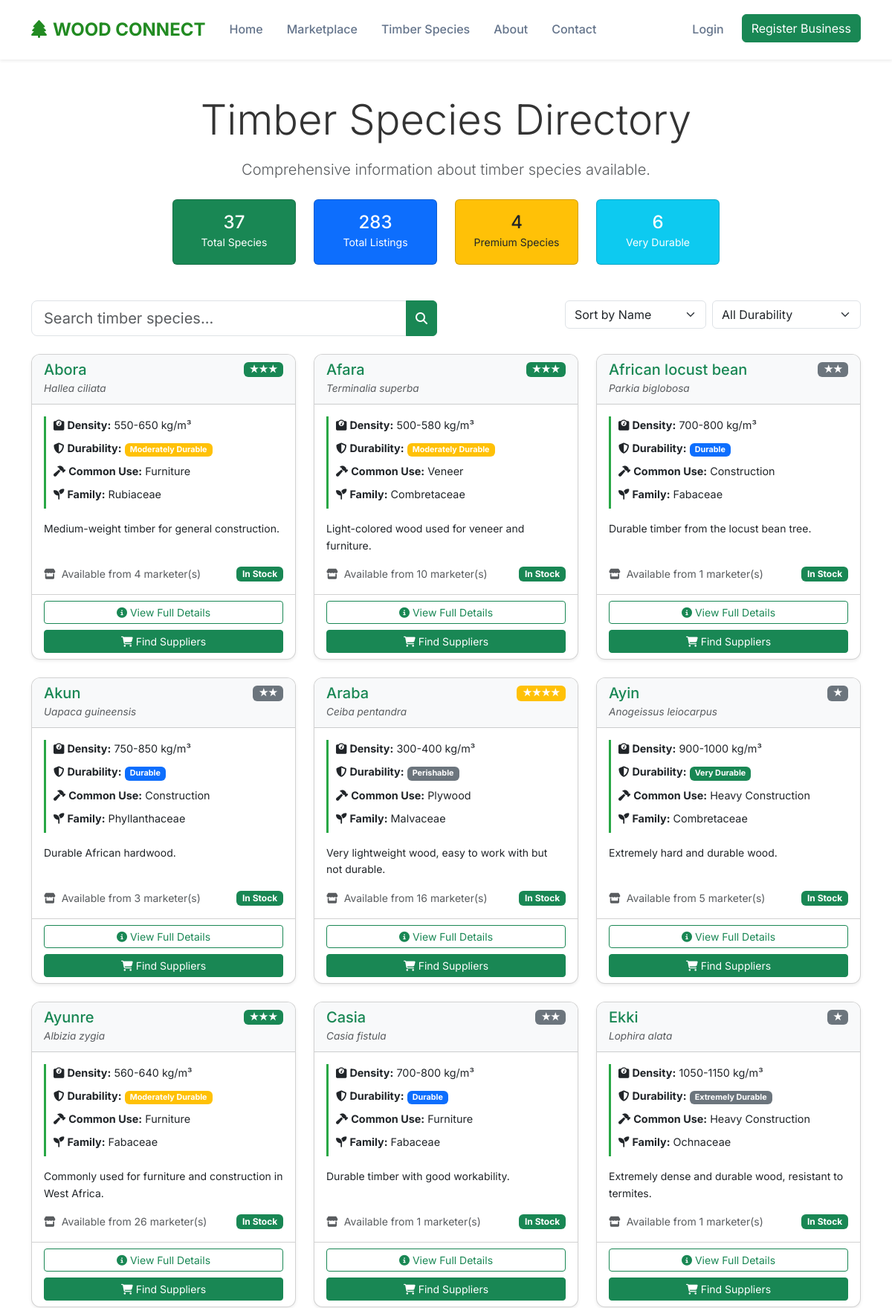
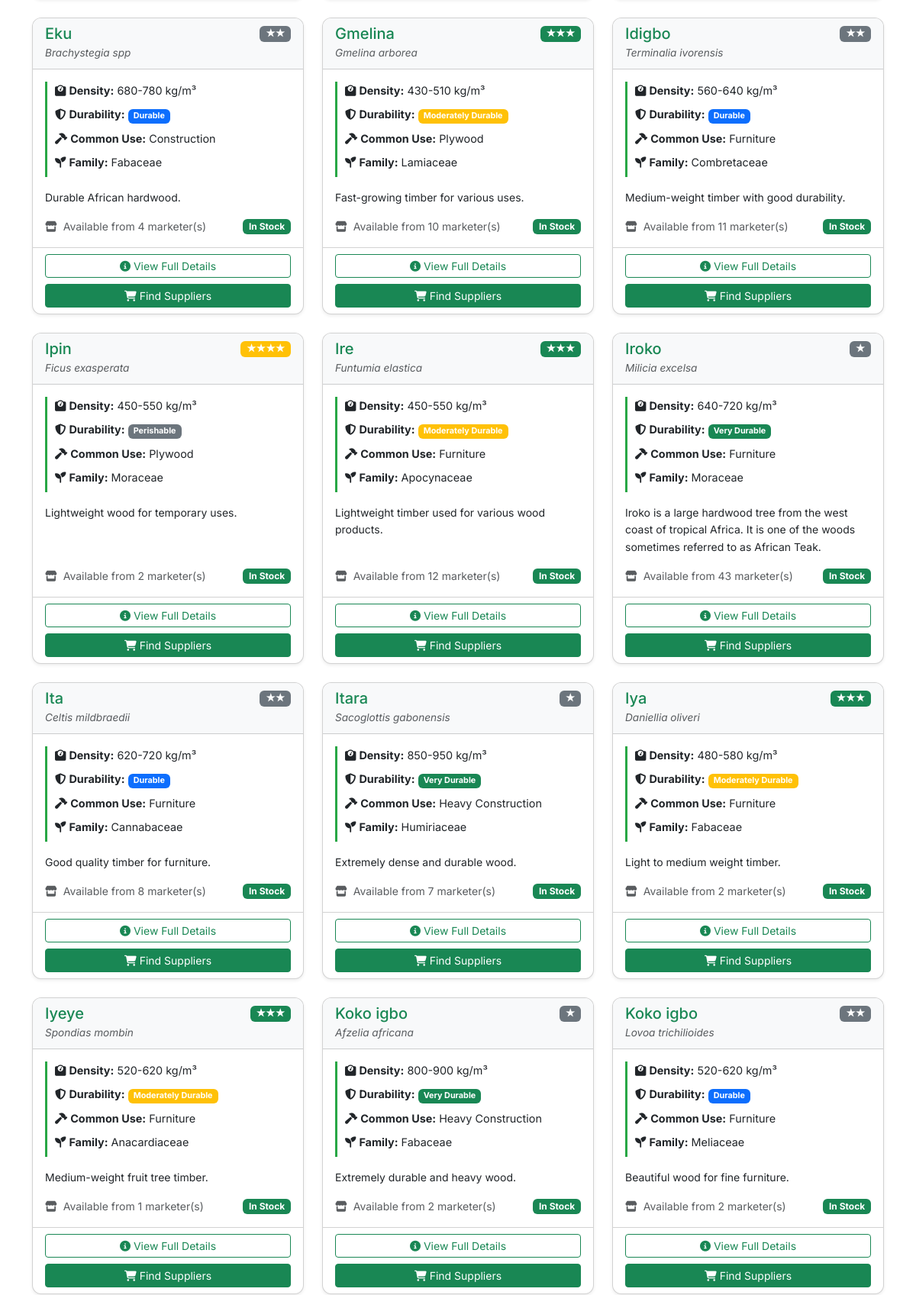
The page /species/directory.php (upper part) on the database its author committed (2 pictures, top to bottom).
### tables this page shows
CREATE TABLE `species` (
  `id` int(11) NOT NULL,
  `scientific_name` varchar(255) NOT NULL,
  `common_names` longtext NOT NULL CHECK (json_valid(`common_names`)),
  `family` varchar(100) DEFAULT NULL,
  `density_range` varchar(100) DEFAULT NULL,
  `durability` varchar(50) DEFAULT NULL,
  `timber_value_rank` int(11) DEFAULT 1,
  `common_uses` longtext DEFAULT NULL CHECK (json_valid(`common_uses`)),
  `description` text DEFAULT NULL,
  `image_path` varchar(500) DEFAULT NULL,
  `created_at` timestamp NOT NULL DEFAULT current_timestamp(),
  `updated_at` timestamp NOT NULL DEFAULT current_timestamp() ON UPDATE current_timestamp()
);

### includes/functions.php (called while the page is built, shortened)
<?php
function url($path = '')
{
    return BASE_URL . '/' . ltrim($path, '/');
}

### species/directory.php (the view, shortened to what this page needs)
<?php
require_once '../includes/config.php';
try {
  $species_stmt = $pdo->query("
        SELECT s.*, COUNT(i.id) as marketer_count
        FROM species s
        LEFT JOIN inventory i ON s.id = i.species_id AND i.is_available = TRUE
        GROUP BY s.id
        ORDER BY s.timber_value_rank ASC, s.scientific_name ASC
    ");
  $all_species = $species_stmt->fetchAll(PDO::FETCH_ASSOC);
} catch (PDOException $e) {
  $all_species = [];
  error_log("Species directory query error: " . $e->getMessage());
}
include '../includes/header.php';
?>
<div class="container py-5">
  <div class="row mb-5">
    <div class="col-lg-8 mx-auto text-center">
      <h1 class="display-4 mb-3">Timber Species Directory</h1>
      <p class="lead text-muted">
        Comprehensive information about timber species available.
      </p>
      <div class="row mt-4">
        <div class="col-md-3">
          <div class="card bg-success text-white">
            <div class="card-body py-3">
              <h4 class="mb-0"><?php echo count($all_species); ?></h4>
              <small>Total Species</small>
            </div>
          </div>
        </div>
        <div class="col-md-3">
          <div class="card bg-primary text-white">
            <div class="card-body py-3">
              <h4 class="mb-0"><?php echo array_sum(array_column($all_species, 'marketer_count')); ?></h4>
              <small>Total Listings</small>
            </div>
          </div>
        </div>
        <div class="col-md-3">
          <div class="card bg-warning text-dark">
            <div class="card-body py-3">
              <h4 class="mb-0"><?php echo count(array_filter($all_species, fn($s) => $s['timber_value_rank'] >= 4)); ?></h4>
              <small>Premium Species</small>
            </div>
          </div>
        </div>
        <div class="col-md-3">
          <div class="card bg-info text-white">
            <div class="card-body py-3">
              <h4 class="mb-0"><?php echo count(array_filter($all_species, fn($s) => $s['durability'] === 'Very Durable')); ?></h4>
              <small>Very Durable</small>
            </div>
          </div>
        </div>
      </div>
    </div>
  </div>
  <div class="row mb-4">
    <div class="col-lg-6">
      <div class="input-group">
        <input type="text" class="form-control form-control-lg" placeholder="Search timber species..." id="speciesSearch">
        <button class="btn btn-success" type="button">
          <i class="fas fa-search"></i>
        </button>
      </div>
    </div>
    <div class="col-lg-6">
      <div class="d-flex gap-2 justify-content-end">
        <select class="form-select" style="width: auto;" id="sortSpecies">
          <option value="name">Sort by Name</option>
        </select>
        <select class="form-select" style="width: auto;" id="filterDurability">
          <option value="">All Durability</option>
        </select>
      </div>
    </div>
  </div>
  <div class="row" id="speciesGrid">
    <?php if (empty($all_species)): ?>
      <div class="col-12">
        <div class="text-center py-5">
          <i class="fas fa-tree fa-3x text-muted mb-3"></i>
          <h4>No Species Available</h4>
          <p class="text-muted">Timber species information will be added soon.</p>
        </div>
      </div>
    <?php else: ?>
      <?php foreach ($all_species as $species):
        $common_names = json_decode($species['common_names'], true);
        $common_uses = json_decode($species['common_uses'], true);
        $primary_name = $common_names[0] ?? $species['scientific_name'];
      ?>
        <div class="col-lg-4 col-md-6 mb-4 species-item"
          data-name="<?php echo strtolower($primary_name . ' ' . $species['scientific_name']); ?>"
          data-durability="<?php echo $species['durability']; ?>"
          data-value="<?php echo $species['timber_value_rank']; ?>"
          data-availability="<?php echo $species['marketer_count']; ?>">
          <div class="card h-100 species-card shadow-sm">
            <div class="card-header bg-light">
              <div class="d-flex justify-content-between align-items-center">
                <h5 class="mb-0 text-success"><?php echo $primary_name; ?></h5>
                <span class="badge bg-<?php
                                      echo $species['timber_value_rank'] >= 4 ? 'warning' : ($species['timber_value_rank'] >= 3 ? 'success' : 'secondary');
                                      ?>">
                  <?php echo str_repeat('★', $species['timber_value_rank']); ?>
                </span>
              </div>
              <small class="text-muted scientific-name">
                <em><?php echo $species['scientific_name']; ?></em>
              </small>
            </div>
            <div class="card-body d-flex flex-column">
              <div class="species-specs mb-3">
                <div class="spec-item">
                  <strong><i class="fas fa-weight me-1"></i>Density:</strong>
                  <?php echo $species['density_range'] ?: 'Not specified'; ?>
                </div>
                <div class="spec-item">
                  <strong><i class="fas fa-shield-alt me-1"></i>Durability:</strong>
                  <span class="badge bg-<?php
                                        echo $species['durability'] === 'Very Durable' ? 'success' : ($species['durability'] === 'Durable' ? 'primary' : ($species['durability'] === 'Moderately Durable' ? 'warning' : 'secondary'));
                                        ?>">
                    <?php echo $species['durability'] ?: 'Not specified'; ?>
                  </span>
                </div>
                <?php if ($common_uses && !empty($common_uses[0])): ?>
                  <div class="spec-item">
                    <strong><i class="fas fa-hammer me-1"></i>Common Use:</strong>
                    <?php echo $common_uses[0]; ?>
                  </div>
                <?php endif; ?>
                <?php if ($species['family']): ?>
                  <div class="spec-item">
                    <strong><i class="fas fa-seedling me-1"></i>Family:</strong>
                    <?php echo $species['family']; ?>
                  </div>
                <?php endif; ?>
              </div>
              <?php if ($species['description']): ?>
                <p class="card-text small flex-grow-1"><?php echo $species['description']; ?></p>
              <?php endif; ?>
              <div class="availability-info mt-auto">
                <div class="d-flex justify-content-between align-items-center">
                  <small class="text-muted">
                    <i class="fas fa-store me-1"></i>
                    Available from <?php echo $species['marketer_count']; ?> marketer(s)
                  </small>
                  <?php if ($species['marketer_count'] > 0): ?>
                    <span class="badge bg-success">In Stock</span>
                  <?php else: ?>
                    <span class="badge bg-secondary">Out of Stock</span>
                  <?php endif; ?>
                </div>
              </div>
            </div>
            <div class="card-footer bg-transparent">
              <div class="d-grid gap-2">
                <a href="<?php echo url('species/profile.php?id=' . $species['id']); ?>" class="btn btn-outline-success btn-sm">
                  <i class="fas fa-info-circle me-1"></i>View Full Details
                </a>
                <?php if ($species['marketer_count'] > 0): ?>
                  <a href="<?php echo url('marketplace/search.php?species=' . urlencode($primary_name)); ?>" class="btn btn-success btn-sm">
                    <i class="fas fa-shopping-cart me-1"></i>Find Suppliers
                  </a>
                <?php else: ?>
                  <button class="btn btn-secondary btn-sm" disabled>
                    <i class="fas fa-clock me-1"></i>No Suppliers
                  </button>
                <?php endif; ?>
              </div>
            </div>
          </div>
        </div>
      <?php endforeach; ?>
    <?php endif; ?>
  </div>
</div>
</body>
</html>

### assets/css/style.css (style rules this page uses)
:root { --primary-green: #228B22; --earth-brown: #8B4513; --warm-amber: #D2691E; --slate-gray: #64748b; --off-white: #f8fafc; --forest-dark: #1a5e1a; }
* { margin: 0; padding: 0; box-sizing: border-box; }
body { font-family: 'Inter', sans-serif; line-height: 1.6; color: #333; background-color: #fff; }
.species-card { background: white; border-radius: 12px; overflow: hidden; box-shadow: 0 4px 6px rgba(0, 0, 0, 0.1); transition: transform 0.3s ease; height: 100%; }
.scientific-name { color: var(--slate-gray); font-style: italic; margin-bottom: 1rem; }
.species-specs { margin-bottom: 1rem; }
html, body { height: 100%; }
body { display: flex; flex-direction: column; min-height: 100vh; }

### species/directory.php (style rules this page uses)
.species-card { transition: transform 0.2s ease, box-shadow 0.2s ease; }
.spec-item { margin-bottom: 0.5rem; font-size: 0.9rem; }
.scientific-name { font-size: 0.85rem; }
.species-specs { border-left: 3px solid #28a745; padding-left: 10px; }

### rows shown on the page
species: common_names "Koko igbo", timber_value_rank "★", scientific_name "Afzelia africana", density_range "800-900 kg/m³", durability "Very Durable", common_uses "Heavy Construction", family "Fabaceae", description "Extremely durable and heavy wood.", marketer_count "2"
species: common_names "Ayin", timber_value_rank "★", scientific_name "Anogeissus leiocarpus", density_range "900-1000 kg/m³", durability "Very Durable", common_uses "Heavy Construction", family "Combretaceae", description "Extremely hard and durable wood.", marketer_count "5"
species: common_names "Ekki", timber_value_rank "★", scientific_name "Lophira alata", density_range "1050-1150 kg/m³", durability "Extremely Durable", common_uses "Heavy Construction", family "Ochnaceae", description "Extremely dense and durable wood, resistant to termites.", marketer_count "1"
species: common_names "Iroko", timber_value_rank "★", scientific_name "Milicia excelsa", density_range "640-720 kg/m³", durability "Very Durable", common_uses "Furniture", family "Moraceae", description "Iroko is a large hardwood tree from the west coast of tropical Africa. It is one of the woods sometimes referred to as African Teak.", marketer_count "43"
species: common_names "Itara", timber_value_rank "★", scientific_name "Sacoglottis gabonensis", density_range "850-950 kg/m³", durability "Very Durable", common_uses "Heavy Construction", family "Humiriaceae", description "Extremely dense and durable wood.", marketer_count "7"
species: common_names "Eku", timber_value_rank "★★", scientific_name "Brachystegia spp", density_range "680-780 kg/m³", durability "Durable", common_uses "Construction", family "Fabaceae", description "Durable African hardwood.", marketer_count "4"
species: common_names "Casia", timber_value_rank "★★", scientific_name "Casia fistula", density_range "700-800 kg/m³", durability "Durable", common_uses "Furniture", family "Fabaceae", description "Durable timber with good workability.", marketer_count "1"
species: common_names "Ita", timber_value_rank "★★", scientific_name "Celtis mildbraedii", density_range "620-720 kg/m³", durability "Durable", common_uses "Furniture", family "Cannabaceae", description "Good quality timber for furniture.", marketer_count "8"
species: common_names "Koko igbo", timber_value_rank "★★", scientific_name "Lovoa trichilioides", density_range "520-620 kg/m³", durability "Durable", common_uses "Furniture", family "Meliaceae", description "Beautiful wood for fine furniture.", marketer_count "2"
species: common_names "African locust bean", timber_value_rank "★★", scientific_name "Parkia biglobosa", density_range "700-800 kg/m³", durability "Durable", common_uses "Construction", family "Fabaceae", description "Durable timber from the locust bean tree.", marketer_count "1"
species: common_names "Idigbo", timber_value_rank "★★", scientific_name "Terminalia ivorensis", density_range "560-640 kg/m³", durability "Durable", common_uses "Furniture", family "Combretaceae", description "Medium-weight timber with good durability.", marketer_count "11"
species: common_names "Akun", timber_value_rank "★★", scientific_name "Uapaca guineensis", density_range "750-850 kg/m³", durability "Durable", common_uses "Construction", family "Phyllanthaceae", description "Durable African hardwood.", marketer_count "3"
species: common_names "Ayunre", timber_value_rank "★★★", scientific_name "Albizia zygia", density_range "560-640 kg/m³", durability "Moderately Durable", common_uses "Furniture", family "Fabaceae", description "Commonly used for furniture and construction in West Africa.", marketer_count "26"
species: common_names "Iya", timber_value_rank "★★★", scientific_name "Daniellia oliveri", density_range "480-580 kg/m³", durability "Moderately Durable", common_uses "Furniture", family "Fabaceae", description "Light to medium weight timber.", marketer_count "2"
species: common_names "Ire", timber_value_rank "★★★", scientific_name "Funtumia elastica", density_range "450-550 kg/m³", durability "Moderately Durable", common_uses "Furniture", family "Apocynaceae", description "Lightweight timber used for various wood products.", marketer_count "12"
species: common_names "Gmelina", timber_value_rank "★★★", scientific_name "Gmelina arborea", density_range "430-510 kg/m³", durability "Moderately Durable", common_uses "Plywood", family "Lamiaceae", description "Fast-growing timber for various uses.", marketer_count "10"
species: common_names "Abora", timber_value_rank "★★★", scientific_name "Hallea ciliata", density_range "550-650 kg/m³", durability "Moderately Durable", common_uses "Furniture", family "Rubiaceae", description "Medium-weight timber for general construction.", marketer_count "4"
species: common_names "Iyeye", timber_value_rank "★★★", scientific_name "Spondias mombin", density_range "520-620 kg/m³", durability "Moderately Durable", common_uses "Furniture", family "Anacardiaceae", description "Medium-weight fruit tree timber.", marketer_count "1"
species: common_names "Afara", timber_value_rank "★★★", scientific_name "Terminalia superba", density_range "500-580 kg/m³", durability "Moderately Durable", common_uses "Veneer", family "Combretaceae", description "Light-colored wood used for veneer and furniture.", marketer_count "10"
species: common_names "Araba", timber_value_rank "★★★★", scientific_name "Ceiba pentandra", density_range "300-400 kg/m³", durability "Perishable", common_uses "Plywood", family "Malvaceae", description "Very lightweight wood, easy to work with but not durable.", marketer_count "16"
species: common_names "Ipin", timber_value_rank "★★★★", scientific_name "Ficus exasperata", density_range "450-550 kg/m³", durability "Perishable", common_uses "Plywood", family "Moraceae", description "Lightweight wood for temporary uses.", marketer_count "2"

### other values the page prints
count($all_species) "37"
array_sum(array_column($all_species, 'marketer_count')) "283"
